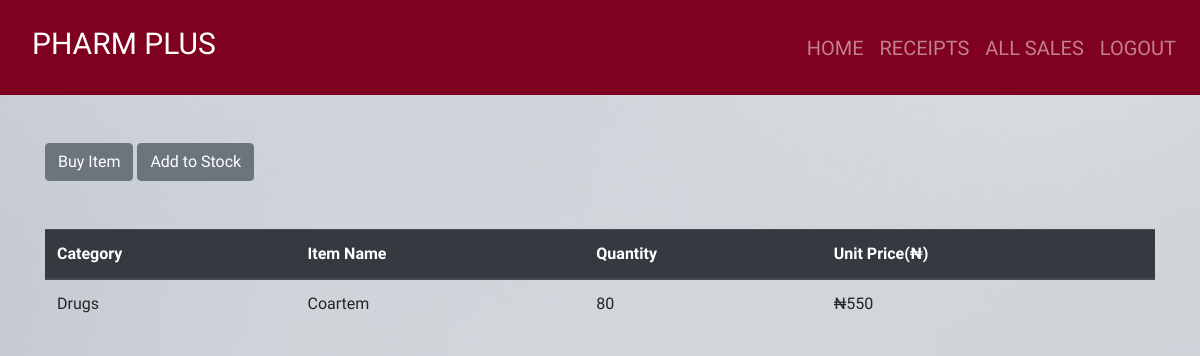
The app's page /home/6/ (signed in), older data.
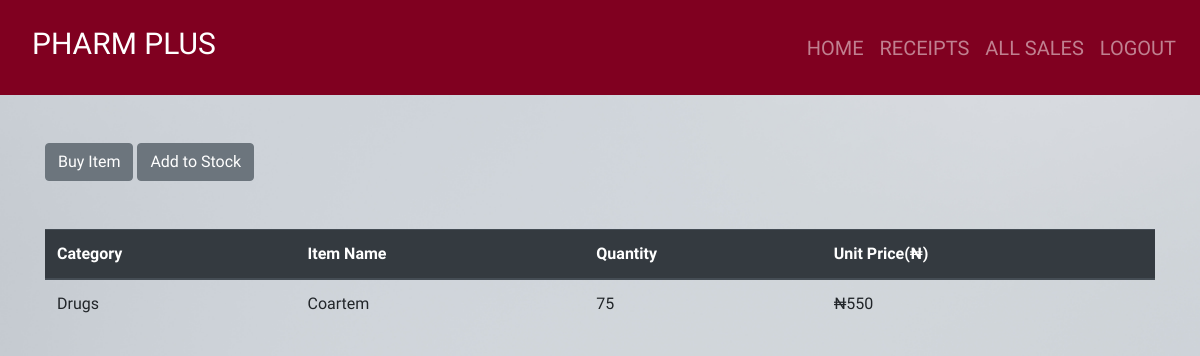
The same page, newer data.
### product_app/models.py (models this page shows, shortened)
class Product(models.Model):
    category_name = models.ForeignKey(Category, on_delete = models.CASCADE,null = True, blank = True )
    item_name = models.CharField(max_length = 50, null = True, blank = True)
    total_quantity = models.IntegerField(default = 0, null = True, blank = True)
    issued_quantity = models.IntegerField(default = 0, null = True, blank = True)
    received_quantity = models.IntegerField(default = 0, null = True, blank = True)
    unit_price = models.IntegerField(default = 0, null = True, blank = True)

class Category(models.Model):
    name = models.CharField(max_length = 50, null = True, blank = True)
    def __str__(self):
        return self.name

### product_app/views.py (the view)
# urls.py: path('home/<int:product_id>/', views.product_detail, name='product_detail'),
@login_required
def product_detail(request, product_id):
    product = Product.objects.get(id = product_id)
    return render(request, 'products/product_detail.html', {'product': product})

### templates/products/product_detail.html
{% extends 'products/base.html'%} {% block content%}
<br></br>
<div class = "container">
    <a href="{% url 'issue_item' product.id %}" ><input type="submit" value="Buy Item" class="btn btn-secondary" btn type="button"/></a>
    <a href="{% url 'add_to_stock' product.id %}" ><input type= "submit" value="Add to Stock" class="btn btn-secondary btn" type="button"/></a>
</div>
<br></br>
<div class = "container">
  <table class="table">
    <thead class="thead-dark">
      <tr>
        <th scope="col">Category</th>
        <th scope="col">Item Name</th>
        <th scope="col">Quantity</th>
        <th scope="col">Unit Price(₦)</th>
      </tr>
    </thead>
    <tbody>
      <tr>
        <td>{{product.category_name}}</td>
        <td>{{product.item_name}}</td>
        <td>{{product.total_quantity}}</td>
        <td>₦{{product.unit_price}}</td>
      </tr>
    </tbody>
  </table>
</div>
{% endblock%}

Row changes from the older to the newer data that the page shows:
changed Product "Coartem": total_quantity "80" → "75"
